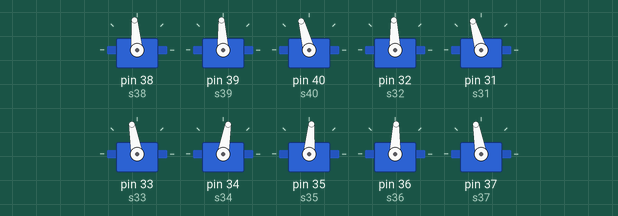
Simulated run of this sketch. Board: Arduino Mega 2560, built with avr-gcc and run on an emulated ATmega2560. Shown: 10 × servo.

Above: at 0.05 s.
At 0.45 s:
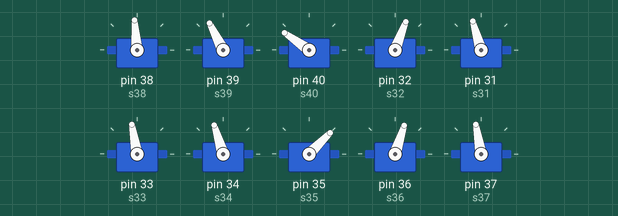
At 0.85 s:
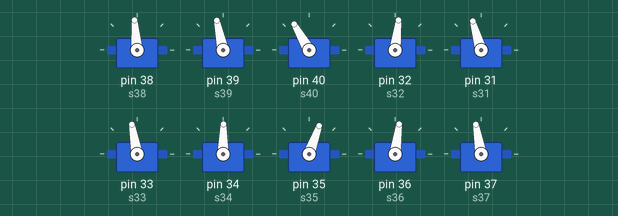
Timing chart, 0 to 3.0 s (numbered marks = the images above):
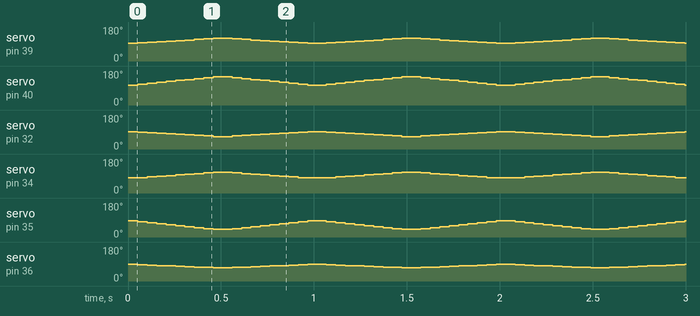

Measured:
- by itself, servo on pin 32 (s32): repeats every 1.0 s: 86° 0.05 s, 83° 0.05 s, 80° 0.05 s, 77° 0.05 s, 76° 0.05 s, 72° 0.05 s, 69° 0.05 s, 65° 0.10 s, 69° 0.05 s, 72° 0.05 s, 76° 0.05 s, 77° 0.05 s, 80° 0.05 s, 83° 0.05 s, 86° 0.05 s, 89° 0.05 s, 92° 0.10 s, 89° 0.05 s
- by itself, servo on pin 35 (s35): repeats every 1.0 s: 75° 0.05 s, 70° 0.05 s, 65° 0.05 s, 60° 0.05 s, 55° 0.05 s, 50° 0.05 s, 45° 0.05 s, 40° 0.10 s, 45° 0.05 s, 50° 0.05 s, 55° 0.05 s, 60° 0.05 s, 65° 0.05 s, 70° 0.05 s, 75° 0.05 s, 80° 0.05 s, 85° 0.10 s, 80° 0.05 s

The sketch:

Execute1.ino
```cpp
#include <Servo.h>


Servo s38;
Servo s39;
Servo s40;
Servo s32;
Servo s31;
Servo s33;
Servo s34;
Servo s35;
Servo s36;
Servo s37;

int delayTime = 50;
boolean executable = true;

void setup() {
  s38.attach(38);
  s39.attach(39);
  s40.attach(40);
  s32.attach(32);
  s31.attach(31);
  s33.attach(33);
  s34.attach(34);
  s35.attach(35);
  s36.attach(36);
  s37.attach(37);

  execute(95,90,100,95,106,100,80,85,90,100);
}


void loop() {

  while(executable) {

    execute(95, 93 , 105, 92, 106, 100, 80, 85 ,88, 100);
    delay(delayTime);
    execute(95, 96 , 110, 89, 106, 100, 82, 80 ,86, 100);
    delay(delayTime);
    execute(95, 99 , 115, 86, 106, 100, 85, 75 ,84, 100);
    delay(delayTime);
    execute(95, 102, 120, 83, 106, 100, 89, 70 ,82, 100);
    delay(delayTime);
    execute(95, 105, 125, 80, 106, 100, 92, 65 ,80, 100);
    delay(delayTime);
    execute(95, 108, 130, 77, 106, 100, 96, 60 ,78, 100);
    delay(delayTime);
    execute(95, 111, 135, 76, 106, 100, 99, 55 ,76, 100);
    delay(delayTime);
    execute(95, 114, 140, 72, 106, 100, 102, 50 ,74, 100);
    delay(delayTime);
    execute(95, 117, 145, 69, 106, 100, 107, 45 ,72, 100);
    delay(delayTime);
    execute(95, 120, 150, 65, 106, 100, 110, 40 ,70, 100);
    delay(delayTime);


    execute(95, 120, 150, 65, 106, 100, 110, 40 ,70, 100);
    delay(delayTime);
    execute(95, 117, 145, 69, 106, 100, 107, 45 ,72, 100);
    delay(delayTime);
    execute(95, 114, 140, 72, 106, 100, 102, 50 ,74, 100);
    delay(delayTime);
    execute(95, 111, 135, 76, 106, 100, 99, 55 ,76, 100);
    delay(delayTime);
    execute(95, 108, 130, 77, 106, 100, 96, 60 ,78, 100);
    delay(delayTime);
    execute(95, 105, 125, 80, 106, 100, 92, 65 ,80, 100);
    delay(delayTime);
    execute(95, 102, 120, 83, 106, 100, 89, 70 ,82, 100);
    delay(delayTime);
    execute(95, 99 , 115, 86, 106, 100, 85, 75 ,84, 100);
    delay(delayTime);
    execute(95, 96 , 110, 89, 106, 100, 82, 80 ,86, 100);
    delay(delayTime);
    execute(95, 93 , 105, 92, 106, 100, 80, 85 ,88, 100);
    delay(delayTime);

    executable = true;
  }

}


void execute(int p38, int p39, int p40, int p32, int p31, int p33, int p34, int p35, int p36, int p37) {
  s38.write(p38);
  s39.write(p39);
  s40.write(p40);
  s32.write(p32);
  s31.write(p31);
  s33.write(p33);
  s34.write(p34);
  s35.write(p35);
  s36.write(p36);
  s37.write(p37);
}
```
